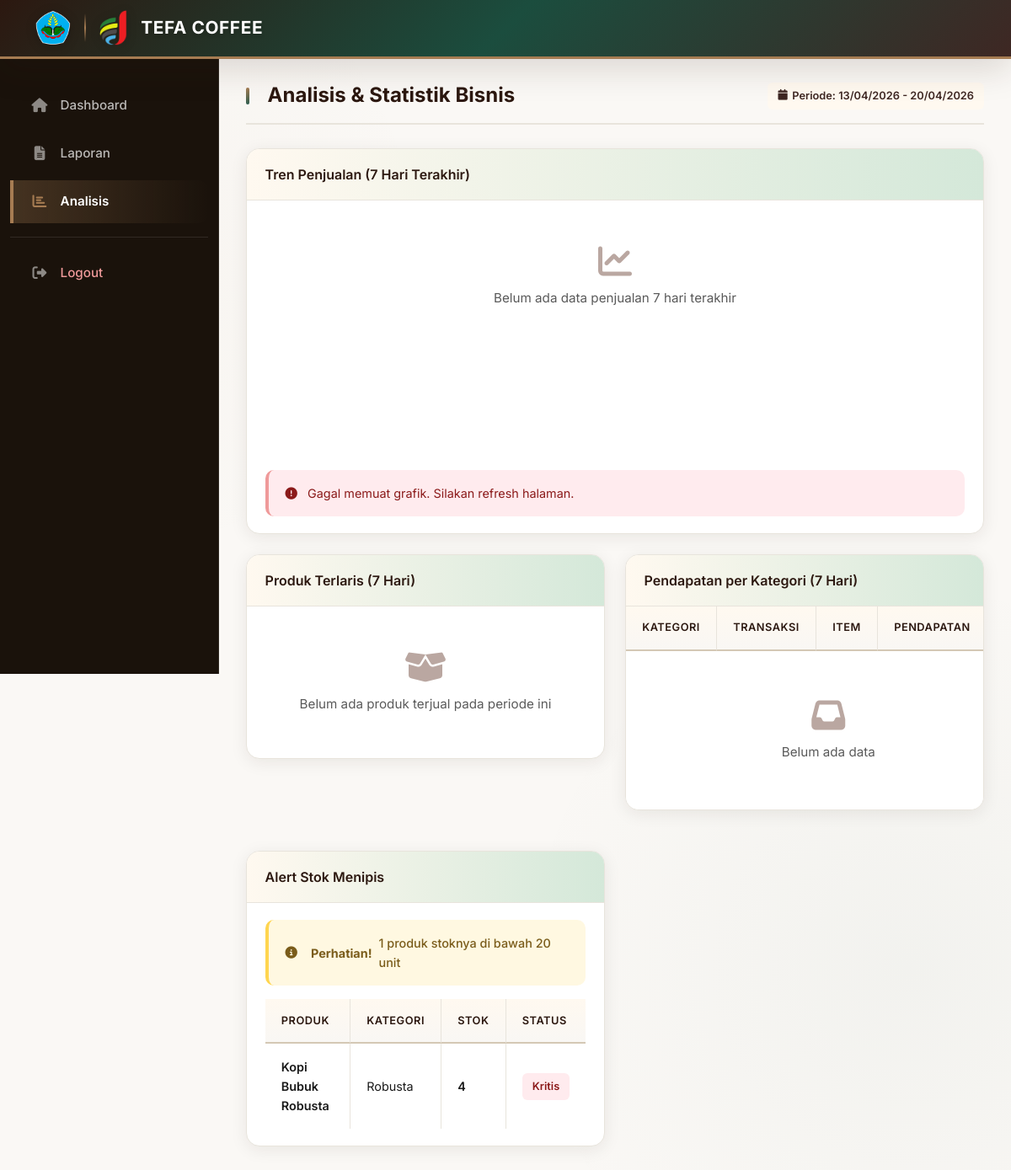
The page /manager/analytics.php (signed in) on the database its author committed.
### tables this page shows
CREATE TABLE `products` (
  `id` int(11) NOT NULL,
  `nama_produk` varchar(100) NOT NULL,
  `deskripsi` text DEFAULT NULL,
  `harga` decimal(10,2) NOT NULL,
  `stok` int(11) DEFAULT 0,
  `kategori` enum('robusta','arabica','lainnya') DEFAULT 'lainnya',
  `gambar` varchar(255) DEFAULT NULL,
  `created_at` timestamp NOT NULL DEFAULT current_timestamp()
);

### manager/analytics.php (the view, shortened to what this page needs)
<?php
require_once '../config/config.php';
$analytics_start = date('Y-m-d', strtotime('-7 days'));
$analytics_end = date('Y-m-d');
$top_products = mysqli_query($conn, "
    SELECT
        p.nama_produk,
        p.kategori,
        SUM(td.quantity) as total_terjual,
        SUM(td.subtotal) as total_pendapatan,
        p.stok
    FROM transaction_details td
    JOIN products p ON td.product_id = p.id
    JOIN transactions t ON td.transaction_id = t.id
    WHERE t.status_pembayaran IN ('lunas', 'dikonfirmasi')
    AND DATE(t.tanggal_transaksi) BETWEEN '$analytics_start' AND '$analytics_end'
    GROUP BY p.id
    ORDER BY total_terjual DESC
    LIMIT 5
");
$stock_alert = mysqli_query($conn, "
    SELECT nama_produk, stok, kategori
    FROM products
    WHERE stok < 20
    ORDER BY stok ASC
    LIMIT 10
");
$revenue_category = mysqli_query($conn, "
    SELECT
        p.kategori,
        COUNT(DISTINCT td.transaction_id) as total_transaksi,
        SUM(td.quantity) as total_item,
        SUM(td.subtotal) as total_pendapatan
    FROM transaction_details td
    JOIN products p ON td.product_id = p.id
    JOIN transactions t ON td.transaction_id = t.id
    WHERE t.status_pembayaran IN ('lunas', 'dikonfirmasi')
    AND DATE(t.tanggal_transaksi) BETWEEN '$analytics_start' AND '$analytics_end'
    GROUP BY p.kategori
    ORDER BY total_pendapatan DESC
");
mysqli_data_seek($top_products, 0);
$top_products_data = mysqli_fetch_all($top_products, MYSQLI_ASSOC);
$total_revenue_all = mysqli_fetch_assoc(mysqli_query($conn, "
    SELECT SUM(td.subtotal) as total
    FROM transaction_details td
    JOIN transactions t ON td.transaction_id = t.id
    WHERE t.status_pembayaran IN ('lunas', 'dikonfirmasi')
    AND DATE(t.tanggal_transaksi) BETWEEN '$analytics_start' AND '$analytics_end'
"))['total'] ?? 1;
?>
<!DOCTYPE html>
<html lang="id">
<head>
    <link href="https://cdn.jsdelivr.net/npm/bootstrap@5.3.0/dist/css/bootstrap.min.css" rel="stylesheet">
    <link rel="stylesheet" href="https://cdnjs.cloudflare.com/ajax/libs/font-awesome/6.4.0/css/all.min.css">
    <link rel="stylesheet" href="css/analytics.css">
</head>
<body>
    <div class="top-header">
        <div class="container">
            <div class="header-content">
                <div class="logo-container">
                    <img src="../assets/images/logopolije.png" alt="Polije" class="logo-polije"
                         onerror="this.src='https://via.placeholder.com/42x42/2C1810/FFFFFF?text=P'">
                    <div class="logo-divider"></div>
                    <img src="../assets/images/sip.png" alt="TEFA" class="logo-tefa"
                         onerror="this.src='https://via.placeholder.com/42x42/A67C52/FFFFFF?text=T'">
                    <span class="brand-text">TEFA COFFEE</span>
                </div>
            </div>
        </div>
    </div>
    <div class="sidebar" id="sidebar">
        <ul class="sidebar-menu">
            <li>
                <a href="dashboard.php">
                    <i class="fas fa-home"></i>
                    <span>Dashboard</span>
                </a>
            </li>
            <li>
                <a href="reports.php">
                    <i class="fas fa-file-alt"></i>
                    <span>Laporan</span>
                </a>
            </li>
            <li>
                <a href="analytics.php" class="active">
                    <i class="fas fa-chart-bar"></i>
                    <span>Analisis</span>
                </a>
            </li>
            <div class="sidebar-divider"></div>
            <li>
                <a href="../logout.php" style="color: #ef9a9a;">
                    <i class="fas fa-sign-out-alt"></i>
                    <span>Logout</span>
                </a>
            </li>
        </ul>
    </div>
    <div class="main-wrapper">
        <div class="main-content">
            <div class="page-header">
                <h1 class="page-title">
                    <i class=></i>Analisis & Statistik Bisnis
                </h1>
                <span class="badge-custom badge-info">
                    <i class="fas fa-calendar"></i> Periode: <?= date('d/m/Y', strtotime($analytics_start)) ?> - <?= date('d/m/Y', strtotime($analytics_end)) ?>
                </span>
            </div>
            <div class="card-custom mb-4">
                <div class="card-header-custom">
                    <span><i class=></i>Tren Penjualan (7 Hari Terakhir)</span>
                </div>
                <div class="card-body">
                    <div class="chart-container">
                    </div>
                    <div id="salesChartError" class="error-message">
                        <i class="fas fa-exclamation-circle me-2"></i>
                        Gagal memuat grafik. Silakan refresh halaman.
                    </div>
                </div>
            </div>
            <div class="row">
                <div class="col-lg-6 mb-4">
                    <div class="card-custom">
                        <div class="card-header-custom">
                            <span><i class=></i>Produk Terlaris (7 Hari)</span>
                        </div>
                        <div class="card-body">
                            <?php if(count($top_products_data) > 0): ?>
                            <div class="table-responsive">
                                <table class="table table-custom">
                                    <thead>
                                        <tr>
                                            <th>#</th>
                                            <th>Produk</th>
                                            <th>Kategori</th>
                                            <th>Terjual</th>
                                            <th>Pendapatan</th>
                                        </tr>
                                    </thead>
                                    <tbody>
                                        <?php foreach($top_products_data as $index => $prod): ?>
                                        <tr>
                                            <td data-label="#"><span class="badge-custom <?= $index == 0 ? 'badge-warning' : 'badge-secondary' ?>">#<?= $index + 1 ?></span></td>
                                            <td data-label="Produk" class="fw-semibold"><?= htmlspecialchars($prod['nama_produk']) ?></td>
                                            <td data-label="Kategori"><span class="badge-custom badge-info"><?= ucfirst($prod['kategori']) ?></span></td>
                                            <td data-label="Terjual" class="fw-bold"><?= (int)$prod['total_terjual'] ?></td>
                                            <td data-label="Pendapatan" class="text-rupiah">Rp <?= number_format($prod['total_pendapatan'], 0, ',', '.') ?></td>
                                        </tr>
                                        <?php endforeach; ?>
                                    </tbody>
                                </table>
                            </div>
                            <?php else: ?>
                            <div class="empty-state">
                                <i class="fas fa-box-open"></i>
                                <p>Belum ada produk terjual pada periode ini</p>
                            </div>
                            <?php endif; ?>
                        </div>
                    </div>
                </div>
                <div class="col-lg-6 mb-4">
                    <div class="card-custom">
                        <div class="card-header-custom">
                            <span><i class=></i>Pendapatan per Kategori (7 Hari)</span>
                        </div>
                        <div class="card-body p-0">
                            <div class="table-responsive">
                                <table class="table table-custom">
                                    <thead>
                                        <tr>
                                            <th>Kategori</th>
                                            <th>Transaksi</th>
                                            <th>Item</th>
                                            <th>Pendapatan</th>
                                        </tr>
                                    </thead>
                                    <tbody>
                                        <?php if(mysqli_num_rows($revenue_category) > 0): ?>
                                            <?php while($cat = mysqli_fetch_assoc($revenue_category)):
                                                $persen = $total_revenue_all > 0 ? ($cat['total_pendapatan'] / $total_revenue_all) * 100 : 0;
                                            ?>
                                            <tr>
                                                <td data-label="Kategori" class="fw-semibold">
                                                    <span class="badge-custom badge-info"><?= ucfirst($cat['kategori']) ?></span>
                                                </td>
                                                <td data-label="Transaksi"><?= (int)$cat['total_transaksi'] ?></td>
                                                <td data-label="Item"><?= (int)$cat['total_item'] ?></td>
                                                <td data-label="Pendapatan" class="text-rupiah fw-semibold">
                                                    Rp <?= number_format($cat['total_pendapatan'], 0, ',', '.') ?>
                                                </td>
                                                <td data-label="Persentase">
                                                    <div class="d-flex align-items-center gap-2">
                                                        <div style="width:60px;height:6px;background:#f3f4f6;border-radius:3px;overflow:hidden;">
                                                            <div style="width:<?= min($persen, 100) ?>%;height:100%;background:var(--coffee-gold);"></div>
                                                        </div>
                                                        <small><?= number_format($persen, 1) ?>%</small>
                                                    </div>
                                                </td>
                                            </tr>
                                            <?php endwhile; ?>
                                        <?php else: ?>
                                            <tr><td colspan="5" class="text-center py-4"><div class="empty-state"><i class="fas fa-inbox"></i><p>Belum ada data</p></div></td></tr>
                                        <?php endif; ?>
                                    </tbody>
                                </table>
                            </div>
                        </div>
                    </div>
                </div>
                <div class="col-lg-6 mb-4">
                    <div class="card-custom">
                        <div class="card-header-custom">
                            <span><i class=></i>Alert Stok Menipis</span>
                        </div>
                        <div class="card-body">
                            <?php if(mysqli_num_rows($stock_alert) > 0): ?>
                            <div class="alert-custom alert-warning">
                                <i class="fas fa-info-circle me-2"></i>
                                <strong>Perhatian!</strong> <?= mysqli_num_rows($stock_alert) ?> produk stoknya di bawah 20 unit
                            </div>
                            <div class="table-responsive">
                                <table class="table table-custom">
                                    <thead>
                                        <tr>
                                            <th>Produk</th>
                                            <th>Kategori</th>
                                            <th>Stok</th>
                                            <th>Status</th>
                                        </tr>
                                    </thead>
                                    <tbody>
                                        <?php while($alert = mysqli_fetch_assoc($stock_alert)):
                                            $is_critical = $alert['stok'] < 10;
                                        ?>
                                        <tr>
                                            <td data-label="Produk" class="fw-semibold"><?= htmlspecialchars($alert['nama_produk']) ?></td>
                                            <td data-label="Kategori"><?= ucfirst(htmlspecialchars($alert['kategori'])) ?></td>
                                            <td data-label="Stok" class="fw-semibold"><?= (int)$alert['stok'] ?></td>
                                            <td data-label="Status">
                                                <span class="badge-custom <?= $is_critical ? 'badge-danger' : 'badge-warning' ?>">
                                                    <?= $is_critical ? 'Kritis' : 'Rendah' ?>
                                                </span>
                                            </td>
                                        </tr>
                                        <?php endwhile; ?>
                                    </tbody>
                                </table>
                            </div>
                            <?php endif; ?>
                        </div>
                    </div>
                </div>
            </div>
        </div>
    </div>
</body>
</html>

### rows shown on the page
products: nama_produk "Kopi Bubuk Robusta", kategori "Robusta", stok "4", shows "Kritis"

### other values the page prints
mysqli_num_rows($stock_alert) "1"
